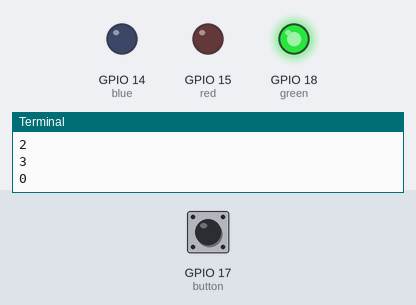
A program run on a simulated Raspberry Pi (BCM pin numbers). Parts: output pins drawn as LEDs (lit = HIGH), the last lines printed to the terminal. Dashed ring = blinking. Inputs (shaded band) come from the test bench; at power-on: GPIO 17 (button) LOW.

Above: at 1.2 s.
1.3 s: GPIO 17 (button) pulled HIGH for 3.2 s
At 2.1 s:
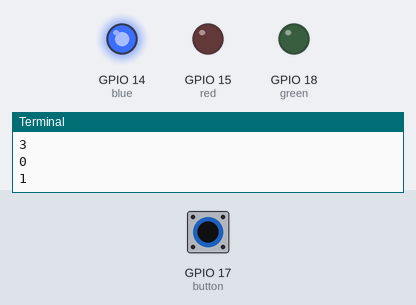
At 4.95 s:
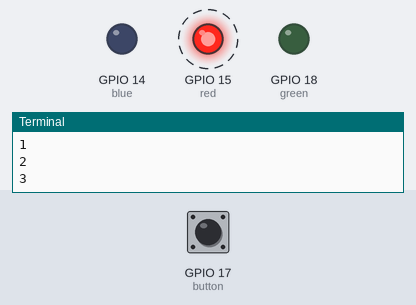
Timing chart, 0 to 12.0 s (numbered marks = the images above; inputs shaded):
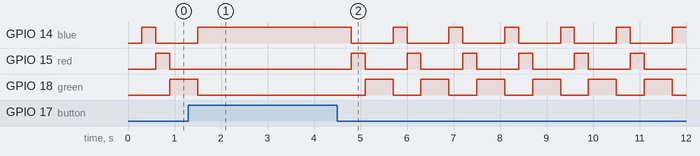

Measured:
- by itself, GPIO 14 (blue): repeats every 1.2 s: LOW 0.90 s, HIGH 0.30 s
- by itself, GPIO 18 (green): repeats every 1.2 s: HIGH 0.60 s, LOW 0.60 s

The program:

led_button2.py
```python
import RPi.GPIO as GPIO
import time

GPIO.setmode(GPIO.BCM)

button = 17
blue = 14
red = 15
green = 18

GPIO.setup(button, GPIO.IN, pull_up_down=GPIO.PUD_DOWN)
GPIO.setup(blue, GPIO.OUT)
GPIO.setup(red, GPIO.OUT)
GPIO.setup(green, GPIO.OUT)

cnt = 0 	# 버튼이 클릭된 개수 저장
class Color:
	def __init__(self, b, r, g):
		self.b = b
		self.r = r
		self.g = g

	def setLed(self, tpl) :
		self.b, self.r, self.g = tpl
		GPIO.output(blue, self.b)
		GPIO.output(red, self.r)
		GPIO.output(green, self.g)

try:
	c = Color(0, 0, 0)
	while True:
		if not(GPIO.input(button)):
			cnt += 1
			cnt %= 4
			print(cnt)
			time.sleep(0.3) 	# 0.1 초 안에 수십 번 눌렀다고 인식하는 경우 방지
		if cnt == 1: 	# 파랑
			c.setLed((1, 0, 0))
		elif cnt == 2:	# 빨강
			c.setLed((0, 1, 0))
		elif cnt == 3:	# 초록
			c.setLed((0, 0, 1))

except KeyboardInterrupt:
	GPIO.cleanup()
```
